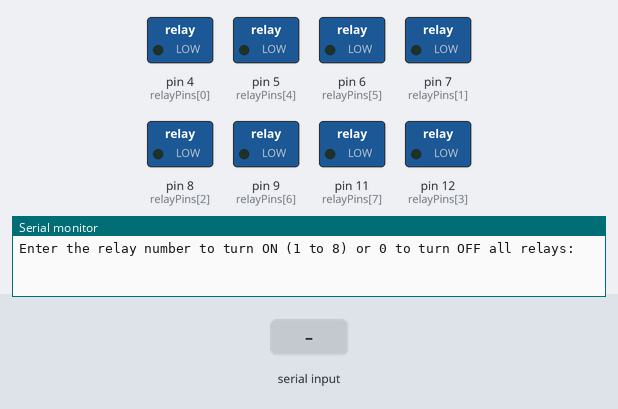
Bench run of a sketch on a simulated Arduino Uno, built with avr-gcc and run on an emulated ATmega328P. On the bench: switched loads named in the sketch (green lamp = pin HIGH), the last lines printed to the serial monitor. The inputs (shaded band) are chosen by the test bench.

Above: at 1.2 s.
1.3 s: "5\n" received over Serial
At 2.5 s:
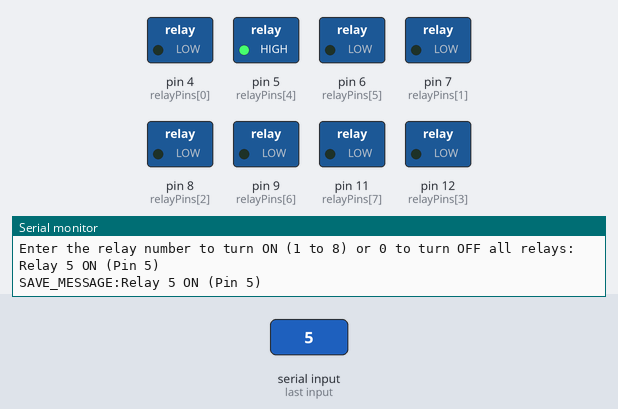
4.3 s: "0\n" received over Serial
At 4.7 s:
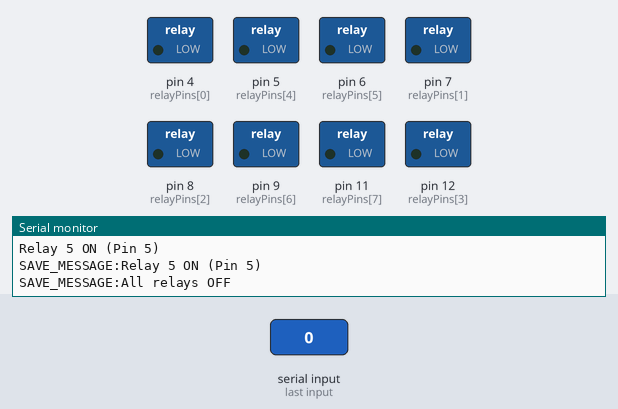
Timing chart, 0 to 7.3 s (numbered marks = the images above; inputs shaded):
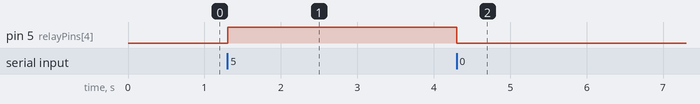

The sketch:

20241017_ASS_Arduino_Relay_Control.ino
```cpp
// Arduino Uno with two relay shields controlling 8 relays

// Define the pins connected to the relays
const int relayPins[] = {4,7,8,12,5,6,9,11}; // Adjust these pin numbers as needed

// Number of relays
const int numRelays = sizeof(relayPins) / sizeof(relayPins[0]);

// Relay logic levels for active HIGH relays
#define RELAY_ON  HIGH  // Define relay ON state as HIGH
#define RELAY_OFF LOW   // Define relay OFF state as LOW

void setup() {
  // Initialize serial communication for debugging or setting the interval
  Serial.begin(9600);

  // Initialize relay pins as outputs and turn them OFF
  for (int i = 0; i < numRelays; i++) {
    pinMode(relayPins[i], OUTPUT); // Set the relay pin as output
    digitalWrite(relayPins[i], RELAY_OFF); // Set to LOW to turn relay OFF initially
  }

  // Prompt the user to enter a relay number to turn ON or OFF
  Serial.println("Enter the relay number to turn ON (1 to 8) or 0 to turn OFF all relays:");
}

void loop() {
  // Check if there is user input
  if (Serial.available() > 0) {
    // Read the relay number from the serial input
    int relayNumber = Serial.parseInt();

    // Validate the input
    if (relayNumber == 0) {
      // Turn OFF all relays if the user enters 0
      for (int i = 0; i < numRelays; i++) {
        digitalWrite(relayPins[i], RELAY_OFF); // Set to LOW to turn relay OFF
      }
      // Inform the user that all relays are OFF
      Serial.print("SAVE_MESSAGE:");
      Serial.println("All relays OFF");
    } else if (relayNumber >= 1 && relayNumber <= numRelays) {
      // If a valid relay number is entered, turn OFF all relays first
      for (int i = 0; i < numRelays; i++) {
        digitalWrite(relayPins[i], RELAY_OFF); // Set to LOW to turn relay OFF
      }

      // Turn ON the selected relay
      int relayIndex = relayNumber - 1; // Convert relay number to array index (0-based)
      digitalWrite(relayPins[relayIndex], RELAY_ON); // Set to HIGH to turn relay ON

      // Inform the user which relay is turned ON
      String message = "Relay " + String(relayNumber) + " ON (Pin " + String(relayPins[relayIndex]) + ")";
      Serial.println(message);

      // Save the message to a variable to be used by Python
      Serial.print("SAVE_MESSAGE:");
      Serial.println(message);
    } else {
      // If an invalid relay number is entered, inform the user
      Serial.println("Invalid relay number. Enter a number between 1 and 8.");
    }

    // Clear the serial buffer to remove any remaining input data
    while (Serial.available() > 0) {
      Serial.read(); // Read and discard any remaining bytes in the buffer
    }
  }
}
```

Measured:
- after the input at 1.3 s, pin 5 (relayPins[4]): LOW → HIGH at once
- after the input at 4.3 s, pin 5 (relayPins[4]): HIGH → LOW at once
